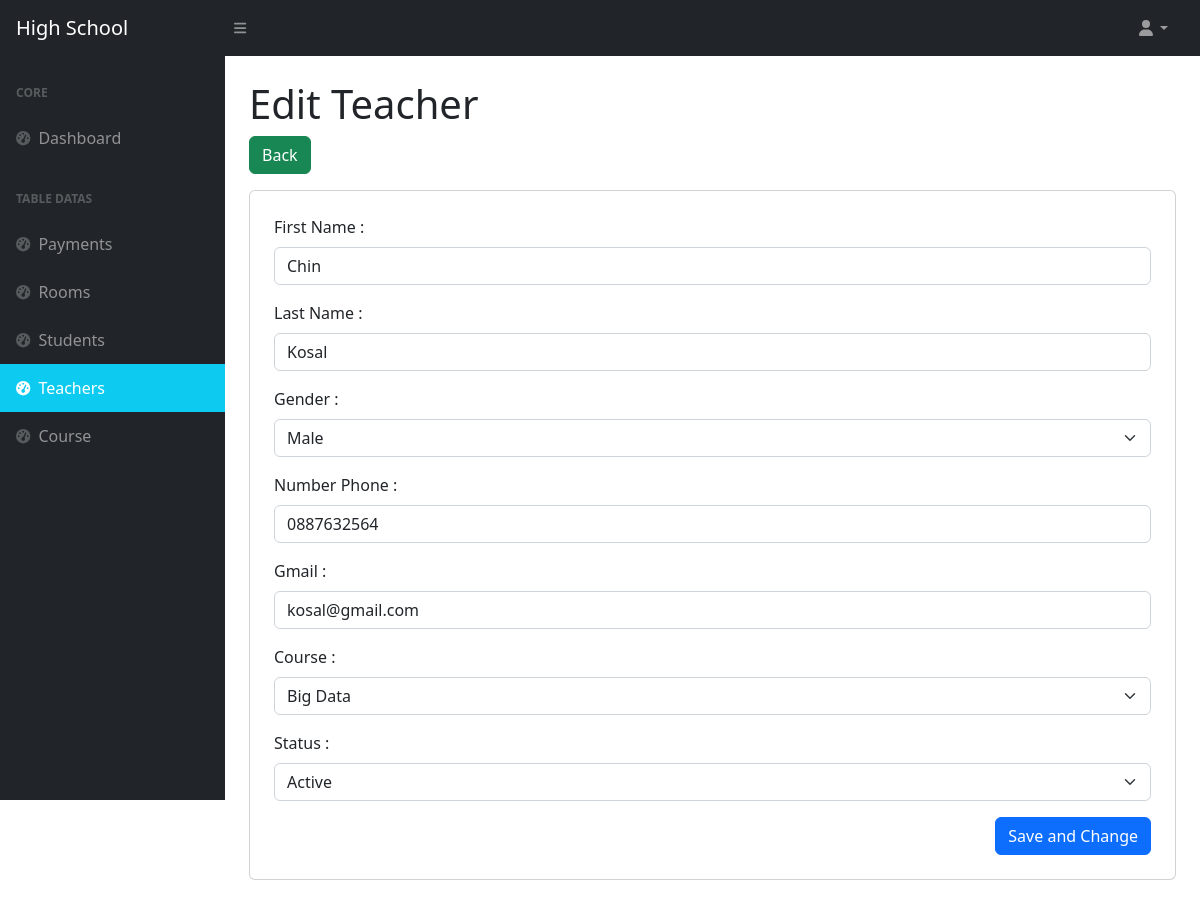
Page /teachers/edit.php?id=1 (signed in) on the committed database.
### tables this page shows
CREATE TABLE IF NOT EXISTS `teachers` (
  `id` int NOT NULL AUTO_INCREMENT,
  `first_name` varchar(100) NOT NULL,
  `last_name` varchar(100) NOT NULL,
  `gender` int NOT NULL,
  `phone_number` varchar(20) NOT NULL,
  `gmail` varchar(100) NOT NULL,
  `course_id` int NOT NULL,
  `status` int DEFAULT '1',
  `created_at` timestamp NOT NULL DEFAULT CURRENT_TIMESTAMP,
  `updated_at` timestamp NOT NULL ON UPDATE CURRENT_TIMESTAMP,
  PRIMARY KEY (`id`)
);

CREATE TABLE IF NOT EXISTS `courses` (
  `id` int NOT NULL AUTO_INCREMENT,
  `name` varchar(100) NOT NULL,
  `price` float NOT NULL,
  `status` int NOT NULL DEFAULT '1',
  `created_at` timestamp NOT NULL DEFAULT CURRENT_TIMESTAMP,
  `updated_at` timestamp NOT NULL ON UPDATE CURRENT_TIMESTAMP,
  PRIMARY KEY (`id`)
);

### teachers/edit.php (the view, shortened to what this page needs)
<?php
      include('../config.php');
      include(ROOT_PATH . '/layouts/header.php');
      include(ROOT_PATH . '/layouts/navbar.php');
      include(ROOT_PATH . '/layouts/sidebar.php');
?>
<?php
      $id = $_GET['id'];
      $sql = " SELECT * FROM teachers WHERE id = $id";
      $result = $mysql->query($sql);
      $teacher = $result->fetch_assoc();
?>
<?php
      $sql_subject = " SELECT * FROM courses ";
      $result_subejct = $mysql->query($sql_subject);
?>
<main>
      <div class="container-fluid px-4">
            <h1 class="mt-4">Edit Teacher</h1>
            <a href="index.php"><button type="button" class="btn mb-3 btn-success">Back </button></a>
            <div class="card mb-4 p-4">
                  <form action="action_edit.php" method="post">
                        <div class="mb-3">
                                    <label for="first_name" class="form-label">First Name :</label>
                                    <input type="text" class="form-control" id="first_name" name="first_name" value="<?php echo $teacher['first_name'] ?>" placeholder="Enter First Name " required>
                              </div>
                              <div class="mb-3">
                                    <label for="last_name" class="form-label">Last Name :</label>
                                    <input type="text" class="form-control" id="last_name" name="last_name" value="<?php echo $teacher['last_name'] ?>" placeholder="Enter First Name " required>
                              </div>
                              <div class="mb-3">
                                    <label for="gender" class="form-label">Gender :</label></span>
                                    <select id="gender" name="gender" class="form-select">
                                          <option value="0" <?php if($teacher['gender'] == 1) echo 'selected' ; ?>>Male</option>
                                    </select>
                              </div>
                              <div class="mb-3">
                                    <label for="number_phone" class="form-label">Number Phone :</label>
                                    <input type="number" class="form-control" value="<?php echo $teacher['phone_number'] ?>" id="number_phone" name="number_phone" placeholder="Enter Number Phone" required>
                              </div>
                              <div class="mb-3">
                                    <label for="email" class="form-label">Gmail :</label>
                                    <input type="email" class="form-control" value="<?php echo $teacher['gmail'] ?>" id="email" name="email" placeholder="Enter Gamil" required>
                              </div>
                              <div class="mb-3">
                                    <label for="course" class="form-label">Course :</label>
                                    <select id="course" name="course_id" class="form-select" required>
                                          <?php while($course = $result_subejct->fetch_object()){ ?>
                                                <option value="<?php echo $course->id ?>" <?php if($teacher['course_id'] == $course->id){echo 'selected';} ?>><?php echo $course->name ?></option>
                                          <?php } ?>
                                    </select>
                              </div>
                        <div class="mb-3">
                              <label for="status" class="form-label">Status :</label></span>
                              <select id="status" name="status" class="form-select">
                                    <option value="1" <?php if($teacher['status'] == 1) echo 'selected' ; ?>>Active</option>
                              </select>
                        </div>
                        <div class="modal-footer">
                              <button type="submit" class="btn btn-primary" name="btn_save">Save and Change</button>
                        </div>
                  </form>
            </div>
      </div>
</main>
<?php
include(ROOT_PATH . '/layouts/footer.php');
?>

### rows in the picture
teachers: first_name "Chin", last_name "Kosal", gender "Male", number_phone "0887632564", email "kosal@gmail.com", course_id "Big Data", status "Active"
